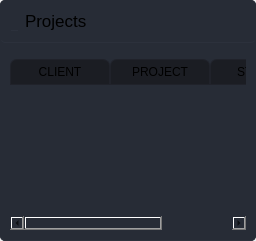
                  <widget class="QWidget" name="projects_page">
                   <property name="font">
                    <font>
                     <pointsize>10</pointsize>
                    </font>
                   </property>
                   <layout class="QGridLayout" name="gridLayout_3">
                    <property name="leftMargin">
                     <number>0</number>
                    </property>
                    <property name="topMargin">
                     <number>0</number>
                    </property>
                    <property name="rightMargin">
                     <number>0</number>
                    </property>
                    <property name="bottomMargin">
                     <number>0</number>
                    </property>
                    <property name="horizontalSpacing">
                     <number>0</number>
                    </property>
                    <item row="0" column="0">
                     <widget class="QFrame" name="projects_frame">
                      <property name="styleSheet">
                       <string notr="true">background-color: rgb(39, 44, 54);
border-radius: 5px;</string>
                      </property>
                      <property name="frameShape">
                       <enum>QFrame::StyledPanel</enum>
                      </property>
                      <property name="frameShadow">
                       <enum>QFrame::Raised</enum>
                      </property>
                      <layout class="QGridLayout" name="gridLayout_20">
                       <property name="leftMargin">
                        <number>0</number>
                       </property>
                       <property name="topMargin">
                        <number>0</number>
                       </property>
                       <property name="rightMargin">
                        <number>0</number>
                       </property>
                       <property name="bottomMargin">
                        <number>0</number>
                       </property>
                       <item row="0" column="0">
                        <widget class="QFrame" name="pro_top_frame">
                         <property name="styleSheet">
                          <string notr="true">QFrame{border-bottom:1px solid  rgb(44, 49, 60);}</string>
                         </property>
                         <property name="frameShape">
                          <enum>QFrame::StyledPanel</enum>
                         </property>
                         <property name="frameShadow">
                          <enum>QFrame::Raised</enum>
                         </property>
                         <layout class="QHBoxLayout" name="pro_top_frameLayout">
                          <property name="spacing">
                           <number>7</number>
                          </property>
                          <property name="leftMargin">
                           <number>11</number>
                          </property>
                          <property name="topMargin">
                           <number>11</number>
                          </property>
                          <property name="rightMargin">
                           <number>11</number>
                          </property>
                          <property name="bottomMargin">
                           <number>11</number>
                          </property>
                          <item>
                           <widget class="QLabel" name="label_4">
                            <property name="text">
                             <string/>
                            </property>
                            <property name="pixmap">
                             <pixmap resource="files.qrc">:/16x16/icons/16x16/cil-3d.png</pixmap>
                            </property>
                           </widget>
                          </item>
                          <item>
                           <widget class="QLabel" name="pro_label">
                            <property name="font">
                             <font>
                              <family>Segoe UI</family>
                              <pointsize>13</pointsize>
                             </font>
                            </property>
                            <property name="styleSheet">
                             <string notr="true">QLabel{border:none}</string>
                            </property>
                            <property name="text">
                             <string>Projects</string>
                            </property>
                           </widget>
                          </item>
                          <item>
                           <spacer name="horizontalSpacer_5">
                            <property name="orientation">
                             <enum>Qt::Horizontal</enum>
                            </property>
                            <property name="sizeHint" stdset="0">
                             <size>
                              <width>40</width>
                              <height>20</height>
                             </size>
                            </property>
                           </spacer>
                          </item>
                          <item>
                           <widget class="QPushButton" name="pro_add_btn">
                            <property name="cursor">
                             <cursorShape>PointingHandCursor</cursorShape>
                            </property>
                            <property name="toolTip">
                             <string>Add Project</string>
                            </property>
                            <property name="text">
                             <string/>
                            </property>
                            <property name="icon">
                             <iconset resource="files.qrc">
                              <normaloff>:/16x16/icons/16x16/cil-plus.png</normaloff>:/16x16/icons/16x16/cil-plus.png</iconset>
                            </property>
                            <property name="iconSize">
                             <size>
                              <width>24</width>
                              <height>24</height>
                             </size>
                            </property>
                            <property name="flat">
                             <bool>true</bool>
                            </property>
                           </widget>
                          </item>
                         </layout>
                        </widget>
                       </item>
                       <item row="1" column="0">
                        <widget class="QTableWidget" name="pro_table">
                         <property name="font">
                          <font>
                           <pointsize>12</pointsize>
                          </font>
                         </property>
                         <property name="focusPolicy">
                          <enum>Qt::NoFocus</enum>
                         </property>
                         <property name="styleSheet">
                          <string notr="true">QTableWidget {	
	background-color: rgb(39, 44, 54);
	padding: 10px;
	border-radius: 5px;
	gridline-color: rgb(44, 49, 60);
	border-bottom: 1px solid rgb(44, 49, 60);
}
QTableWidget::item{
	padding-left: 5px;
	padding-right: 5px;
	gridline-color: rgb(44, 49, 60);
}
QTableWidget::item:selected{
	background-color: rgb(28, 32, 40);
}
QScrollBar:horizontal {
    border: none;
    background: rgb(52, 59, 72);
    height: 14px;
    margin: 0px 21px 0 21px;
	border-radius: 0px;
}
 QScrollBar:vertical {
	border: none;
    background: rgb(52, 59, 72);
    width: 14px;
    margin: 21px 0 21px 0;
	border-radius: 0px;
 }
QHeaderView::section{
	Background-color: rgb(39, 44, 54);
	max-width: 30px;
	border: 1px solid rgb(44, 49, 60);
	border-style: none;
    border-bottom: 1px solid rgb(44, 49, 60);
    border-right: 1px solid rgb(44, 49, 60);
}
QTableWidget::horizontalHeader {	
	background-color: rgb(81, 255, 0);
}
QHeaderView::section:horizontal
{
    border: 1px solid rgb(32, 34, 42);
	background-color: rgb(27, 29, 35);
	padding: 3px;
	border-top-left-radius: 7px;
    border-top-right-radius: 7px;
}
QHeaderView::section:vertical
{
    border: 1px solid rgb(44, 49, 60);
}

</string>
                         </property>
                         <property name="frameShape">
                          <enum>QFrame::NoFrame</enum>
                         </property>
                         <property name="frameShadow">
                          <enum>QFrame::Raised</enum>
                         </property>
                         <property name="editTriggers">
                          <set>QAbstractItemView::NoEditTriggers</set>
                         </property>
                         <property name="selectionBehavior">
                          <enum>QAbstractItemView::SelectRows</enum>
                         </property>
                         <property name="showGrid">
                          <bool>false</bool>
                         </property>
                         <property name="sortingEnabled">
                          <bool>true</bool>
                         </property>
                         <attribute name="verticalHeaderVisible">
                          <bool>false</bool>
                         </attribute>
                         <column>
                          <property name="text">
                           <string>CLIENT</string>
                          </property>
                         </column>
                         <column>
                          <property name="text">
                           <string>PROJECT</string>
                          </property>
                         </column>
                         <column>
                          <property name="text">
                           <string>STATUS</string>
                          </property>
                         </column>
                        </widget>
                       </item>
                      </layout>
                     </widget>
                    </item>
                   </layout>
                  </widget>
